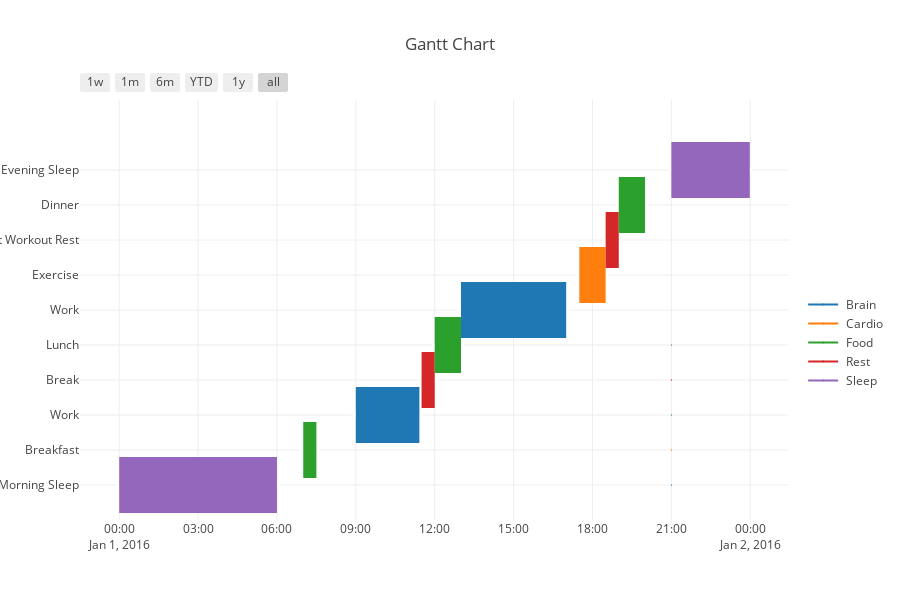

Notebook code cell kept with this figure:
### Code cell
plotly.offline.iplot(fig, filename='gantt-chart')

### Figure 1 — Plotly figure (JSON) as saved in the notebook; plotly's stock layout.template omitted (floating-point values rounded to 4 significant figures)
{"data": [{"marker": {"color": "white"}, "name": "", "type": "scatter", "uid": "dedca9ee-b151-11e8-a945-e1dee26bfa04", "x": [" 2016-01-01", " 2016-01-01 6:00:00"], "y": [0, 0]}, {"marker": {"color": "white"}, "name": "", "type": "scatter", "uid": "dedcab56-b151-11e8-a945-e1dee26bfa04", "x": [" 2016-01-01 7:00:00", " 2016-01-01 7:30:00"], "y": [1, 1]}, {"marker": {"color": "white"}, "name": "", "type": "scatter", "uid": "dedcac00-b151-11e8-a945-e1dee26bfa04", "x": [" 2016-01-01 9:00:00", " 2016-01-01 11:25:00"], "y": [2, 2]}, {"marker": {"color": "white"}, "name": "", "type": "scatter", "uid": "dedcac8c-b151-11e8-a945-e1dee26bfa04", "x": [" 2016-01-01 11:30:00", " 2016-01-01 12:00:00"], "y": [3, 3]}, {"marker": {"color": "white"}, "name": "", "type": "scatter", "uid": "dedcad0e-b151-11e8-a945-e1dee26bfa04", "x": [" 2016-01-01 12:00:00", " 2016-01-01 13:00:00"], "y": [4, 4]}, {"marker": {"color": "white"}, "name": "", "type": "scatter", "uid": "dedcad86-b151-11e8-a945-e1dee26bfa04", "x": [" 2016-01-01 13:00:00", " 2016-01-01 17:00:00"], "y": [5, 5]}, {"marker": {"color": "white"}, "name": "", "type": "scatter", "uid": "dedcadfe-b151-11e8-a945-e1dee26bfa04", "x": [" 2016-01-01 17:30:00", " 2016-01-01 18:30:00"], "y": [6, 6]}, {"marker": {"color": "white"}, "name": "", "type": "scatter", "uid": "dedcae6c-b151-11e8-a945-e1dee26bfa04", "x": [" 2016-01-01 18:30:00", " 2016-01-01 19:00:00"], "y": [7, 7]}, {"marker": {"color": "white"}, "name": "", "type": "scatter", "uid": "dedcaee4-b151-11e8-a945-e1dee26bfa04", "x": [" 2016-01-01 19:00:00", " 2016-01-01 20:00:00"], "y": [8, 8]}, {"marker": {"color": "white"}, "name": "", "type": "scatter", "uid": "dedcaf70-b151-11e8-a945-e1dee26bfa04", "x": [" 2016-01-01 21:00:00", " 2016-01-01 23:59:00"], "y": [9, 9]}, {"hoverinfo": "none", "marker": {"color": "rgb(31, 119, 180)", "size": 1}, "name": " Brain", "showlegend": true, "type": "scatter", "uid": "dedcafe8-b151-11e8-a945-e1dee26bfa04", "x": [" 2016-01-01 21:00:00", " 2016-01-01 21:00:00"], "y": [0, 0]}, {"hoverinfo": "none", "marker": {"color": "rgb(255, 127, 14)", "size": 1}, "name": " Cardio", "showlegend": true, "type": "scatter", "uid": "dedcb056-b151-11e8-a945-e1dee26bfa04", "x": [" 2016-01-01 21:00:00", " 2016-01-01 21:00:00"], "y": [1, 1]}, {"hoverinfo": "none", "marker": {"color": "rgb(44, 160, 44)", "size": 1}, "name": " Food", "showlegend": true, "type": "scatter", "uid": "dedcb0c4-b151-11e8-a945-e1dee26bfa04", "x": [" 2016-01-01 21:00:00", " 2016-01-01 21:00:00"], "y": [2, 2]}, {"hoverinfo": "none", "marker": {"color": "rgb(214, 39, 40)", "size": 1}, "name": " Rest", "showlegend": true, "type": "scatter", "uid": "dedcb132-b151-11e8-a945-e1dee26bfa04", "x": [" 2016-01-01 21:00:00", " 2016-01-01 21:00:00"], "y": [3, 3]}, {"hoverinfo": "none", "marker": {"color": "rgb(148, 103, 189)", "size": 1}, "name": " Sleep", "showlegend": true, "type": "scatter", "uid": "dedcb1aa-b151-11e8-a945-e1dee26bfa04", "x": [" 2016-01-01 21:00:00", " 2016-01-01 21:00:00"], "y": [4, 4]}], "layout": {"height": 600, "hovermode": "closest", "shapes": [{"fillcolor": "rgb(148, 103, 189)", "line": {"width": 0}, "opacity": 1, "type": "rect", "x0": " 2016-01-01", "x1": " 2016-01-01 6:00:00", "xref": "x", "y0": -0.8, "y1": 0.8, "yref": "y"}, {"fillcolor": "rgb(44, 160, 44)", "line": {"width": 0}, "opacity": 1, "type": "rect", "x0": " 2016-01-01 7:00:00", "x1": " 2016-01-01 7:30:00", "xref": "x", "y0": 0.2, "y1": 1.8, "yref": "y"}, {"fillcolor": "rgb(31, 119, 180)", "line": {"width": 0}, "opacity": 1, "type": "rect", "x0": " 2016-01-01 9:00:00", "x1": " 2016-01-01 11:25:00", "xref": "x", "y0": 1.2, "y1": 2.8, "yref": "y"}, {"fillcolor": "rgb(214, 39, 40)", "line": {"width": 0}, "opacity": 1, "type": "rect", "x0": " 2016-01-01 11:30:00", "x1": " 2016-01-01 12:00:00", "xref": "x", "y0": 2.2, "y1": 3.8, "yref": "y"}, {"fillcolor": "rgb(44, 160, 44)", "line": {"width": 0}, "opacity": 1, "type": "rect", "x0": " 2016-01-01 12:00:00", "x1": " 2016-01-01 13:00:00", "xref": "x", "y0": 3.2, "y1": 4.8, "yref": "y"}, {"fillcolor": "rgb(31, 119, 180)", "line": {"width": 0}, "opacity": 1, "type": "rect", "x0": " 2016-01-01 13:00:00", "x1": " 2016-01-01 17:00:00", "xref": "x", "y0": 4.2, "y1": 5.8, "yref": "y"}, {"fillcolor": "rgb(255, 127, 14)", "line": {"width": 0}, "opacity": 1, "type": "rect", "x0": " 2016-01-01 17:30:00", "x1": " 2016-01-01 18:30:00", "xref": "x", "y0": 5.2, "y1": 6.8, "yref": "y"}, {"fillcolor": "rgb(214, 39, 40)", "line": {"width": 0}, "opacity": 1, "type": "rect", "x0": " 2016-01-01 18:30:00", "x1": " 2016-01-01 19:00:00", "xref": "x", "y0": 6.2, "y1": 7.8, "yref": "y"}, {"fillcolor": "rgb(44, 160, 44)", "line": {"width": 0}, "opacity": 1, "type": "rect", "x0": " 2016-01-01 19:00:00", "x1": " 2016-01-01 20:00:00", "xref": "x", "y0": 7.2, "y1": 8.8, "yref": "y"}, {"fillcolor": "rgb(148, 103, 189)", "line": {"width": 0}, "opacity": 1, "type": "rect", "x0": " 2016-01-01 21:00:00", "x1": " 2016-01-01 23:59:00", "xref": "x", "y0": 8.2, "y1": 9.8, "yref": "y"}], "showlegend": true, "title": "Gantt Chart", "width": 900, "xaxis": {"rangeselector": {"buttons": [{"count": 7, "label": "1w", "step": "day", "stepmode": "backward"}, {"count": 1, "label": "1m", "step": "month", "stepmode": "backward"}, {"count": 6, "label": "6m", "step": "month", "stepmode": "backward"}, {"count": 1, "label": "YTD", "step": "year", "stepmode": "todate"}, {"count": 1, "label": "1y", "step": "year", "stepmode": "backward"}, {"step": "all"}]}, "showgrid": true, "type": "date", "zeroline": false}, "yaxis": {"autorange": false, "range": [-1, 11], "showgrid": true, "ticktext": ["Morning Sleep", "Breakfast", "Work", "Break", "Lunch", "Work", "Exercise", "Post Workout Rest", "Dinner", "Evening Sleep"], "tickvals": [0, 1, 2, 3, 4, 5, 6, 7, 8, 9], "zeroline": false}}}
